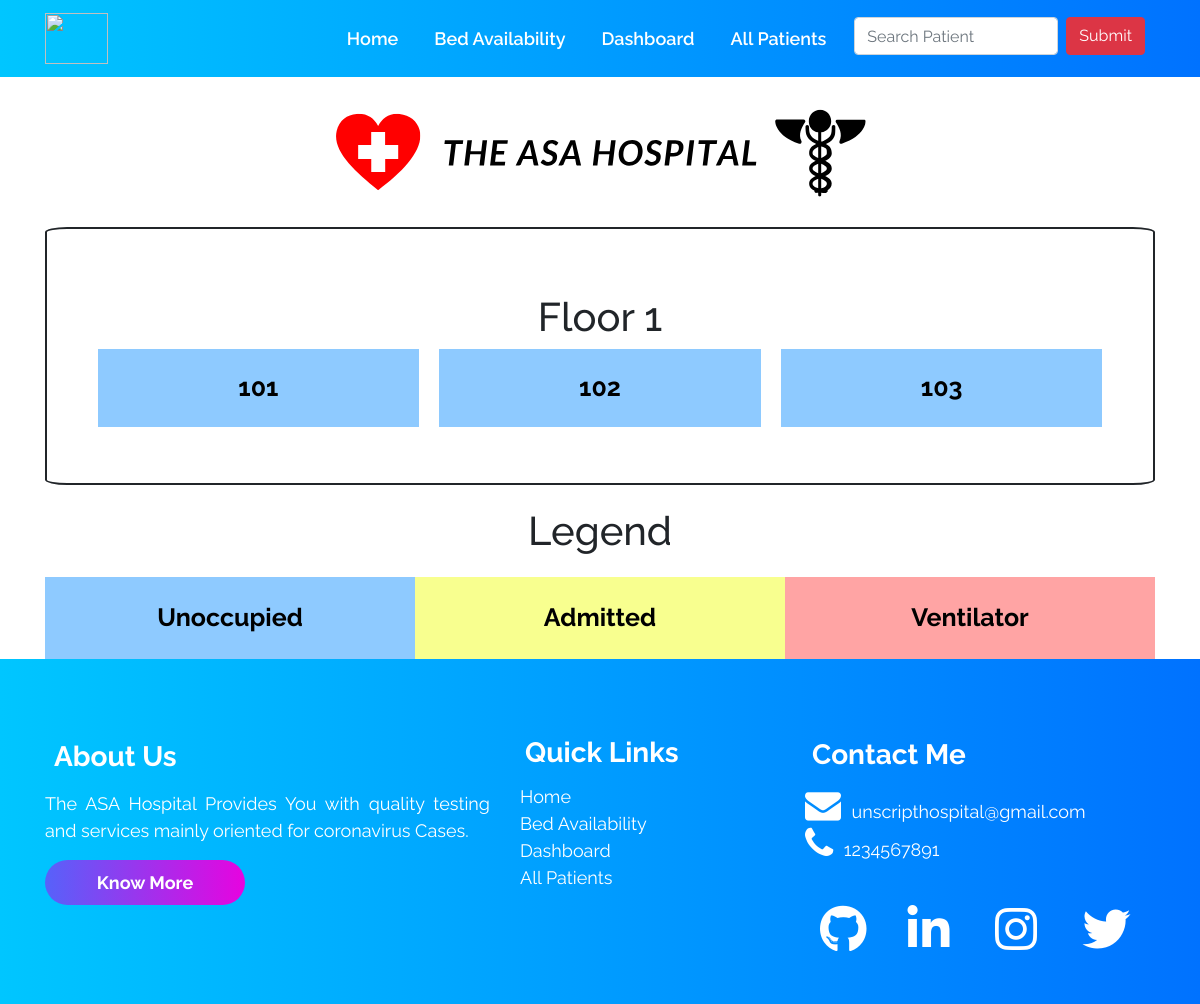
The app's page /bedavailability/, older data.
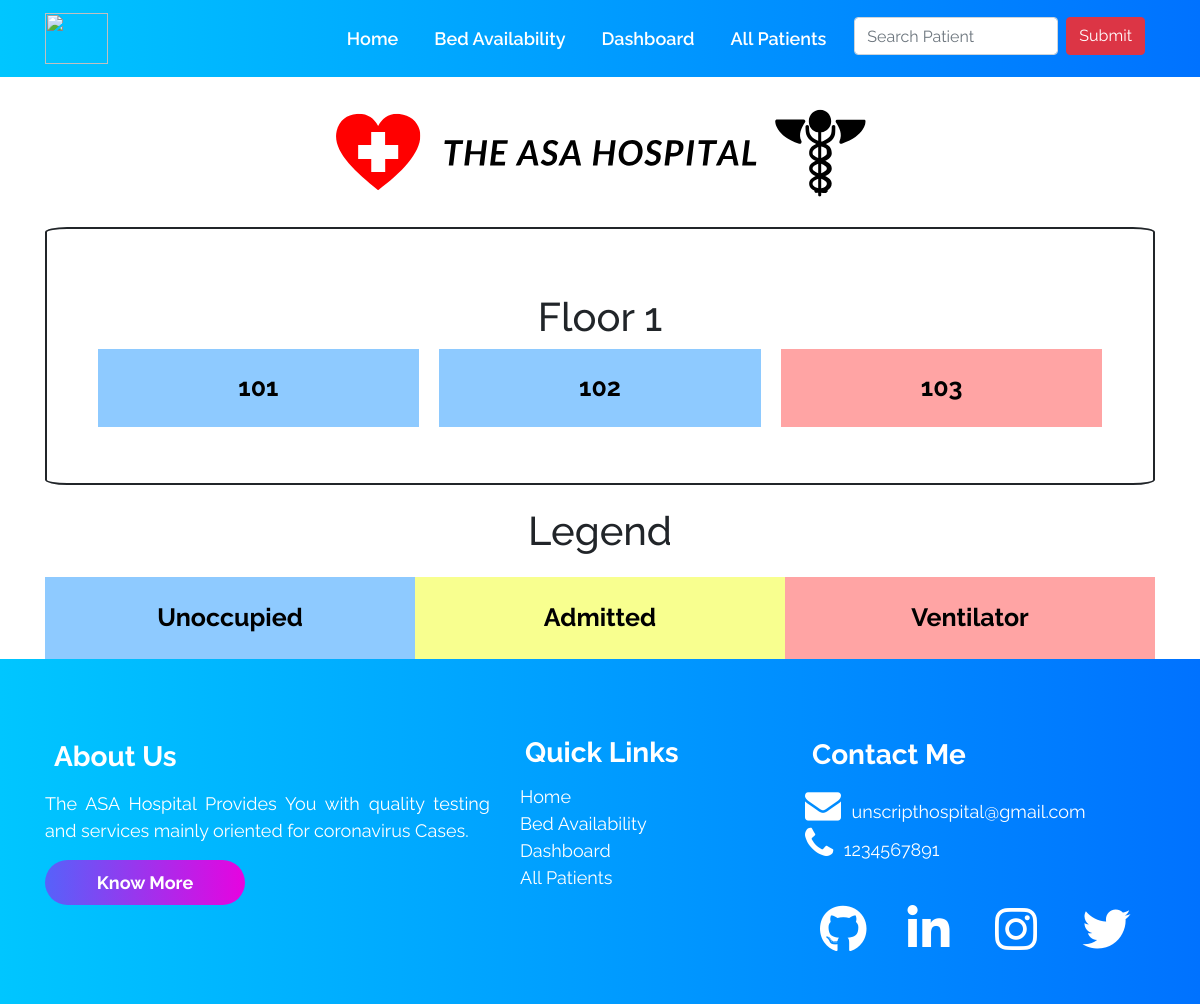
The same page, newer data.
### accounts/views.py (the view)
# urls.py: path("bedavailability/", views.bedavailability, name='bedavailability'),
def bedavailability(request):
    all_rooms_objects = Room.objects.all()
    max_rooms_on_floor = 6
    context = {'list': list, 'all_rooms_objects': all_rooms_objects,
               'max_rooms_on_floor': max_rooms_on_floor}
    return render(request, 'bedavailability.html', context)

### templates/bedavailability.html (shortened to what this page needs)
{% extends 'innerbase.html' %}
{% load static %}
{% block cssLinks %}
<link rel="stylesheet" href="{% static 'css/bed.css' %}">
{% endblock %}
{% block body %}
<div class="container my-6">
    <div class="banner">
        <img src="{% static 'svg/hospital banner.svg' %}" width="100%" height="150px" alt="">
    </div>
    <div class="border-outside">
        <div class="inner-container p-6">
                {% for room in all_rooms_objects %}
                {% if forloop.counter0|divisibleby:max_rooms_on_floor %}
            <h1 class="text-center my-2">Floor {{room.floor_no}}</h1>
            <div class="floor1 row">
                {% endif %}
                <div class="col-sm room
                 {% if room.occupied %}yellow{% endif %}
                {% if room.ventilator %}red{% endif %}
                ">
                    {{room.room_no}}
                </div>
                {% endfor %}
            </div>
        </div>
    </div>
</div>
<div class="container">
    <h1 class="text-center heading-legend">Legend</h1>
    <div class="container">
        <div class="row text-center">
            <div class="col-4 blue">
                Unoccupied
            </div>
            <div class="col-4 yellow">
                Admitted
            </div>
            <div class="col-4 red">
                Ventilator
            </div>
        </div>
    </div>
</div>
{% endblock %}

Row changes from the older to the newer data that the page shows:
changed Room (number 3 of 3 on the later page): occupied False → True (drawn)
